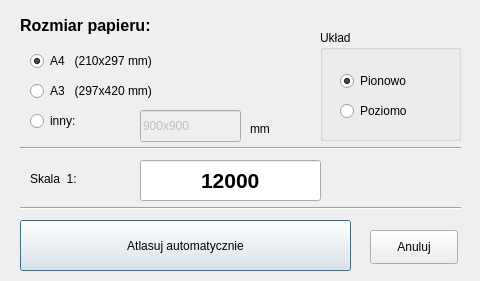
<?xml version="1.0" encoding="UTF-8"?>
<ui version="4.0">
 <class>Dialog</class>
 <widget class="QDialog" name="Dialog">
  <property name="geometry">
   <rect>
    <x>0</x>
    <y>0</y>
    <width>480</width>
    <height>281</height>
   </rect>
  </property>
  <property name="font">
   <font>
    <family>Arial</family>
   </font>
  </property>
  <property name="windowTitle">
   <string>Opcje atlasowania automatycznego</string>
  </property>
  <widget class="QRadioButton" name="radioButton_a4">
   <property name="geometry">
    <rect>
     <x>30</x>
     <y>50</y>
     <width>171</width>
     <height>22</height>
    </rect>
   </property>
   <property name="font">
    <font>
     <family>Arial</family>
    </font>
   </property>
   <property name="text">
    <string>A4   (210x297 mm)</string>
   </property>
   <property name="checked">
    <bool>true</bool>
   </property>
  </widget>
  <widget class="QRadioButton" name="radioButton_a3">
   <property name="geometry">
    <rect>
     <x>30</x>
     <y>80</y>
     <width>181</width>
     <height>22</height>
    </rect>
   </property>
   <property name="font">
    <font>
     <family>Arial</family>
    </font>
   </property>
   <property name="text">
    <string>A3   (297x420 mm)</string>
   </property>
  </widget>
  <widget class="QRadioButton" name="radioButton_inny">
   <property name="geometry">
    <rect>
     <x>30</x>
     <y>110</y>
     <width>104</width>
     <height>22</height>
    </rect>
   </property>
   <property name="font">
    <font>
     <family>Arial</family>
    </font>
   </property>
   <property name="text">
    <string>inny:</string>
   </property>
  </widget>
  <widget class="QLineEdit" name="lineEdit_inny">
   <property name="enabled">
    <bool>false</bool>
   </property>
   <property name="geometry">
    <rect>
     <x>140</x>
     <y>110</y>
     <width>101</width>
     <height>32</height>
    </rect>
   </property>
   <property name="text">
    <string>900x900</string>
   </property>
  </widget>
  <widget class="QLabel" name="label_2">
   <property name="geometry">
    <rect>
     <x>250</x>
     <y>120</y>
     <width>41</width>
     <height>18</height>
    </rect>
   </property>
   <property name="text">
    <string>mm</string>
   </property>
  </widget>
  <widget class="QLabel" name="label_4">
   <property name="geometry">
    <rect>
     <x>20</x>
     <y>10</y>
     <width>191</width>
     <height>31</height>
    </rect>
   </property>
   <property name="font">
    <font>
     <family>Arial</family>
     <pointsize>12</pointsize>
     <weight>75</weight>
     <bold>true</bold>
    </font>
   </property>
   <property name="text">
    <string>Rozmiar papieru:</string>
   </property>
  </widget>
  <widget class="QPushButton" name="pushButton_ok">
   <property name="geometry">
    <rect>
     <x>20</x>
     <y>220</y>
     <width>331</width>
     <height>51</height>
    </rect>
   </property>
   <property name="font">
    <font>
    </font>
   </property>
   <property name="text">
    <string>Atlasuj automatycznie</string>
   </property>
  </widget>
  <widget class="QPushButton" name="pushButton_porzuc">
   <property name="geometry">
    <rect>
     <x>370</x>
     <y>230</y>
     <width>88</width>
     <height>34</height>
    </rect>
   </property>
   <property name="text">
    <string>Anuluj</string>
   </property>
  </widget>
  <widget class="QGroupBox" name="groupBox">
   <property name="geometry">
    <rect>
     <x>320</x>
     <y>30</y>
     <width>141</width>
     <height>111</height>
    </rect>
   </property>
   <property name="title">
    <string>Układ</string>
   </property>
   <property name="checkable">
    <bool>false</bool>
   </property>
   <widget class="QRadioButton" name="radioButton_pion">
    <property name="geometry">
     <rect>
      <x>20</x>
      <y>40</y>
      <width>111</width>
      <height>22</height>
     </rect>
    </property>
    <property name="text">
     <string>Pionowo</string>
    </property>
    <property name="checked">
     <bool>true</bool>
    </property>
   </widget>
   <widget class="QRadioButton" name="radioButton_poziom">
    <property name="geometry">
     <rect>
      <x>20</x>
      <y>70</y>
      <width>111</width>
      <height>22</height>
     </rect>
    </property>
    <property name="text">
     <string>Poziomo</string>
    </property>
   </widget>
  </widget>
  <widget class="QLabel" name="label">
   <property name="geometry">
    <rect>
     <x>30</x>
     <y>170</y>
     <width>57</width>
     <height>18</height>
    </rect>
   </property>
   <property name="text">
    <string>Skala  1:</string>
   </property>
  </widget>
  <widget class="QLineEdit" name="lineEdit_skala">
   <property name="geometry">
    <rect>
     <x>140</x>
     <y>160</y>
     <width>181</width>
     <height>41</height>
    </rect>
   </property>
   <property name="font">
    <font>
     <pointsize>16</pointsize>
     <weight>75</weight>
     <bold>true</bold>
    </font>
   </property>
   <property name="text">
    <string>12000</string>
   </property>
   <property name="alignment">
    <set>Qt::AlignCenter</set>
   </property>
  </widget>
  <widget class="Line" name="line">
   <property name="geometry">
    <rect>
     <x>20</x>
     <y>140</y>
     <width>441</width>
     <height>16</height>
    </rect>
   </property>
   <property name="orientation">
    <enum>Qt::Horizontal</enum>
   </property>
  </widget>
  <widget class="Line" name="line_2">
   <property name="geometry">
    <rect>
     <x>20</x>
     <y>200</y>
     <width>441</width>
     <height>16</height>
    </rect>
   </property>
   <property name="orientation">
    <enum>Qt::Horizontal</enum>
   </property>
  </widget>
 </widget>
 <resources/>
 <connections>
  <connection>
   <sender>radioButton_inny</sender>
   <signal>toggled(bool)</signal>
   <receiver>radioButton_pion</receiver>
   <slot>setDisabled(bool)</slot>
   <hints>
    <hint type="sourcelabel">
     <x>81</x>
     <y>120</y>
    </hint>
    <hint type="destinationlabel">
     <x>395</x>
     <y>80</y>
    </hint>
   </hints>
  </connection>
  <connection>
   <sender>radioButton_inny</sender>
   <signal>toggled(bool)</signal>
   <receiver>radioButton_poziom</receiver>
   <slot>setDisabled(bool)</slot>
   <hints>
    <hint type="sourcelabel">
     <x>81</x>
     <y>120</y>
    </hint>
    <hint type="destinationlabel">
     <x>395</x>
     <y>110</y>
    </hint>
   </hints>
  </connection>
  <connection>
   <sender>radioButton_inny</sender>
   <signal>toggled(bool)</signal>
   <receiver>lineEdit_inny</receiver>
   <slot>setEnabled(bool)</slot>
   <hints>
    <hint type="sourcelabel">
     <x>81</x>
     <y>120</y>
    </hint>
    <hint type="destinationlabel">
     <x>190</x>
     <y>125</y>
    </hint>
   </hints>
  </connection>
 </connections>
</ui>
